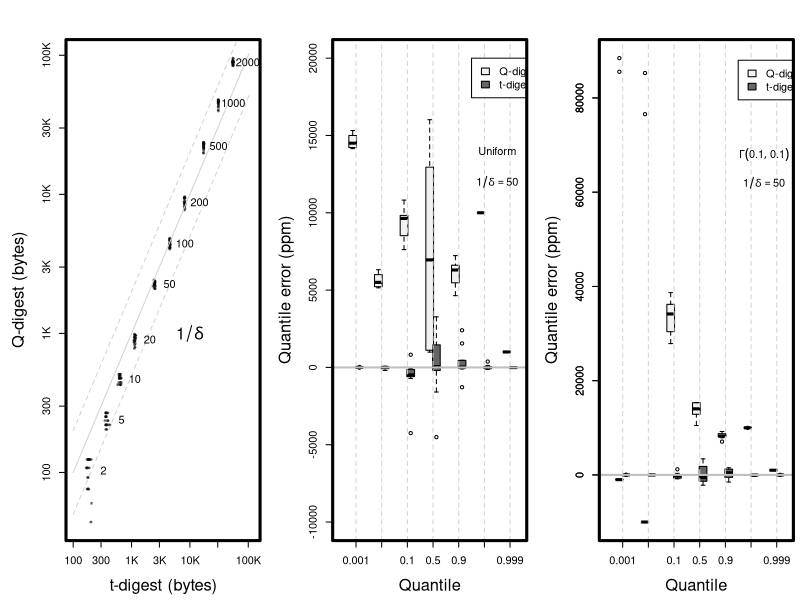

Write R code to recreate this figure.
data = read.delim("comparison.tsv")
keep = function(data, tag) {
  data[data$dist == tag & data$compression == 50 & data$q !=0.3 & data$q != 0.7 & data$q != 0.2 & data$q != 0.8, ]
}

png("qd-sizes.png", width=1800, height=600, pointsize=28)
layout(matrix(c(1,2,3), 1, 3, byrow=T), widths=c(1,1))

gray = rgb(0,0,0,0.05)

old = par(mar=c(4.5,5,3,0.5))
plot(s2~s1, data, log='xy', pch=21, col=gray, bg=gray, cex=0.4,
     xlab="t-digest (bytes)", ylab="Q-digest (bytes)",
     xlim=c(100, 120000),
     cex.lab=1.5, xaxt='n', yaxt='n')
box(lwd=3)

axis(at=c(100, 300, 1000, 3000, 10000, 30000, 100000), labels=c(100, 300, "1K", "3K", "10K", "30K", "100K"), side=1)
axis(at=c(100, 300, 1000, 3000, 10000, 30000, 100000), labels=c(100, 300, "1K", "3K", "10K", "30K", "100K"), side=2)

steps = exp(seq(log(100), log(200000), by=log(2)))
lines(steps, steps, col='lightgrey')
lines(steps, steps/2, lty=2, col='lightgrey')
lines(steps,steps*2, lty=2, col='lightgrey')

for (compression in c(2, 5, 10, 20, 50, 100, 200, 500, 1000, 2000)) {
  x = mean(data[data$compression == compression,]$s1) * 1.8
  y = mean(data[data$compression == compression,]$s2)
  text(x,y,compression)
}
text(10000, 1000, expression(1/delta), cex=1.5)

par(old)

old = par(mar=c(4.5,5,3,0.5))
boxplot(1e6*e2 ~ q, keep(data, 'uniform'), at=1:7 - 0.13, boxwex=0.3, xaxt='n', yaxt='n',
        ylab="Quantile error (ppm)", xlab="Quantile",
        ylim=c(-10000, 20000), cex.lab=1.5, col=rgb(0.95, 0.95, 0.95))
boxplot(1e6*e1 ~ q, keep(data, 'uniform'), col=rgb(0.4, 0.4, 0.4), at=1:7 + 0.13, add=T, boxwex=0.3, xaxt='n', yaxt='n')
axis(at=1:7, labels=c(0.001, 0.01, 0.1, 0.5, 0.9, 0.99, 0.999), side=1)
axis(side=2, cex.label=2)
abline(h=0, lwd=2, col='gray')
for (i in 1:7) {
  abline(v=i, lwd=1, col='lightgray', lty=2)
}
legend(5.5, 20000, c("Q-digest", "t-digest"), fill = c(rgb(0.95, 0.95, 0.95), rgb(0.4, 0.4, 0.4)))
text(6.5, 14000, "Uniform", cex=1)
text(6.5, 12000, expression(1/delta == 50), cex=1)
box(lwd=3)
par(old)

old = par(mar=c(4.5,5,3,0.5))
boxplot(1e6*e2 ~ q, keep(data, 'gamma'), col=rgb(0.95, 0.95, 0.95), at=1:7 - 0.13, boxwex=0.3, xaxt='n',
        ylab="Quantile error (ppm)", xlab="Quantile",
        cex.lab=1.5)
boxplot(1e6*e1 ~ q, keep(data, 'gamma'), col=rgb(0.4, 0.4, 0.4), at=1:7 + 0.13, add=T, boxwex=0.3, xaxt='n')
axis(at=1:7, labels=c(0.001, 0.01, 0.1, 0.5, 0.9, 0.99, 0.999), side=1)
abline(h=0, lwd=2, col='gray')
for (i in 1:7) {
  abline(v=i, lwd=1, col='lightgray', lty=2)
}
legend(5.5, 88000, c("Q-digest", "t-digest"), fill = c(rgb(0.95, 0.95, 0.95), rgb(0.4, 0.4, 0.4)))
text(6.5, 68000, expression(Gamma(0.1, 0.1)), cex=1)
text(6.5, 62000, expression(1/delta == 50), cex=1)
box(lwd=3)
par(old)

dev.off()
